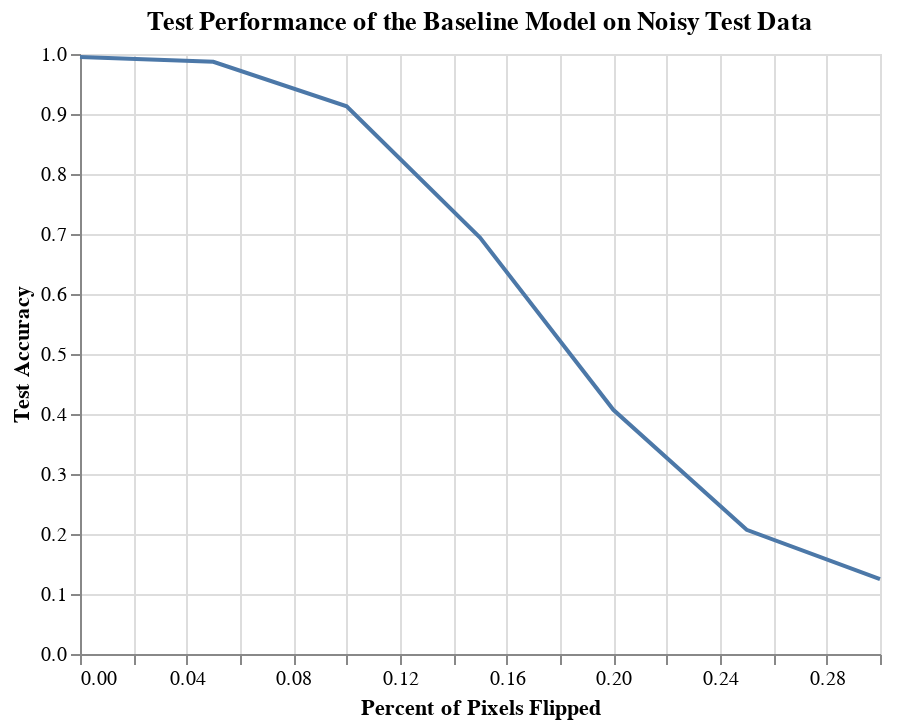

Here is the notebook cell this chart was saved with:
### Code cell
data = pd.DataFrame({'Percent of Pixels Flipped': flip_values, 'Test Accuracy': noise_perf})
alt.Chart(data).mark_line().encode(
    alt.X('Percent of Pixels Flipped:Q'),
    alt.Y('Test Accuracy:Q')
).properties(title='Test Performance of the Baseline Model on Noisy Test Data')

### Figure 1 — Vega-Lite specification as saved in the notebook (floating-point values rounded to 4 significant figures)
{"$schema": "https://vega.github.io/schema/vega-lite/v3.2.1.json", "config": {"mark": {"tooltip": null}, "view": {"height": 300, "width": 400}}, "data": {"name": "data-1018c86655c5914467df3bba5bdeb2b8"}, "datasets": {"data-1018c86655c5914467df3bba5bdeb2b8": [{"Percent of Pixels Flipped": 0, "Test Accuracy": 0.9951}, {"Percent of Pixels Flipped": 0.05, "Test Accuracy": 0.9871}, {"Percent of Pixels Flipped": 0.1, "Test Accuracy": 0.9128}, {"Percent of Pixels Flipped": 0.15, "Test Accuracy": 0.6941}, {"Percent of Pixels Flipped": 0.2, "Test Accuracy": 0.407}, {"Percent of Pixels Flipped": 0.25, "Test Accuracy": 0.2069}, {"Percent of Pixels Flipped": 0.3, "Test Accuracy": 0.1247}]}, "encoding": {"x": {"field": "Percent of Pixels Flipped", "type": "quantitative"}, "y": {"field": "Test Accuracy", "type": "quantitative"}}, "mark": "line", "title": "Test Performance of the Baseline Model on Noisy Test Data"}
